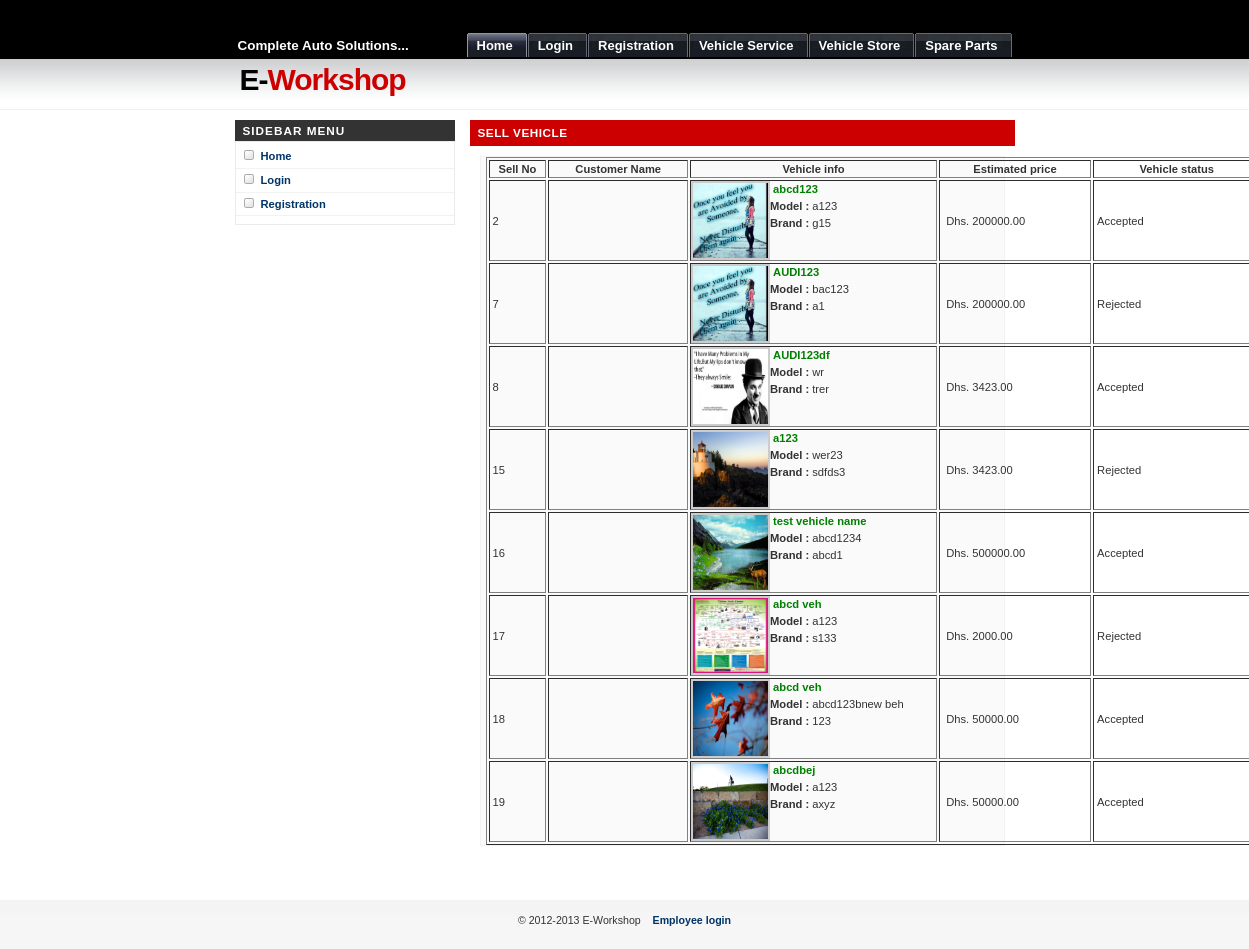
The app's page /viewcustomersellvehicle.php with its own data.
### tables this page shows
CREATE TABLE IF NOT EXISTS `vehicle` (
  `sellno` int(10) NOT NULL AUTO_INCREMENT,
  `custid` int(10) NOT NULL,
  `vehname` varchar(25) NOT NULL,
  `model` varchar(25) NOT NULL,
  `brand` varchar(25) NOT NULL,
  `images` text NOT NULL,
  `estmdprice` double(10,2) NOT NULL,
  `otherinfo` text NOT NULL,
  `status` varchar(25) NOT NULL,
  PRIMARY KEY (`sellno`)
);

### viewcustomersellvehicle.php (the view, shortened to what this page needs)
<?php
include("header.php");
include("sidebar.php");
$result= mysql_query("select * from vehicle");
?>
		<div id="main">
			<h1>Sell Vehicle</h1>
            <?php
if($ctins == 1)
{
	echo "<center><b>Employees account created successfully...</b></center><br>";
	echo "<center><b><a href='emplogin.php'>Click here to Login.</a></b></center>";
}
else
{
	?>
		<form id="form1" name="form1" method="post" action="">
		  <table width="778" border="1">
		    <tr>
		      <th width="62" scope="col">Sell No</th>
		      <th width="152" scope="col">Customer Name</th>
		      <th width="273" scope="col">Vehicle info</th>
		      <th width="161" scope="col">Estimated price</th>
		      <th width="185" scope="col">Vehicle status</th>
	        </tr>
		    <?php
		  while($arrrec= mysql_fetch_array($result))
		  {
		  ?>
          <tr>
		      <td>&nbsp;<?php echo $arrrec[sellno]; ?></td>
		      <td>&nbsp;<?php
			  ?></td>
		      <td>
			  <img src='upload/<?php echo $arrrec[images]; ?>' width='75' height='75' align='left'>&nbsp;<font color="green"><b><?php echo $arrrec[vehname]; ?></b></font><br>
			          <b> Model : </b><?php echo $arrrec[model]; ?><br>
					  <b>Brand : </b><?php echo $arrrec[brand]; ?></td>
			  <td>&nbsp;&nbsp;Dhs.&nbsp;<?php echo $arrrec[estmdprice]; ?></td>
			  <td>&nbsp;<?php
			   if($arrrec[status] == 'Accepted' || $arrrec[status] == 'Rejected')
			   {
			   echo $arrrec[status];
			   }
			   ?>
		    </td>
	        </tr>
            <?php
		  }
	      ?>
          </table>
		</form>
   	<?php
	}
	?>
			<p>&nbsp;</p>
<br />
		</div>
</div>
<?php
include("footer.php");
?>

### header.php (shortened to what this page needs)
<!DOCTYPE html PUBLIC "-//W3C//DTD XHTML 1.0 Strict//EN" "http://www.w3.org/TR/xhtml1/DTD/xhtml1-strict.dtd">
<html xmlns="http://www.w3.org/1999/xhtml" xml:lang="en" lang="en">
<head>
<link rel="stylesheet" href="images/Underground.css" type="text/css" />
</head>
<body>
<div id="wrap">
		<div id="header">
			<span id="slogan">  Complete Auto Solutions...</span>
		    <ul>
				<li id="current"><a href="index.php"><span>Home</span></a></li>
                <?php
                if(isset($_SESSION[custid]))
				{
                echo "<li><a href='account.php'><span>Account</span></a></li>";
				}
				else
				{
           		echo "<li><a href='login.php'><span>Login</span></a></li>
				<li><a href='registration.php'><span>Registration</span></a></li>";
				}
				?>
				<li><a href="service.php"><span>Vehicle Service</span></a></li>
				<li><a href="vehiclestore.php"><span>Vehicle Store</span></a></li>
				<li><a href="sparepartsstore.php"><span>Spare Parts</span></a></li>
			</ul>
		</div>
		<div id="header-logo">
			<div id="logo">E-<span class="red">Workshop</span></div>
			<form method="post" class="search" action="#">
				<p>&nbsp;</p>
			</form>
		</div>

### sidebar.php (shortened to what this page needs)
<div id="sidebar" >
			<h1>Sidebar Menu</h1>
			<div class="left-box">
				<ul class="sidemenu">
                    <?php
				if(isset($_SESSION[custid]))
				{
					?>
					<li><a href="account.php">Account</a></li>
                    <li><a href="sellvehicle.php">Sell Your Vehicle</a></li>
                    <li><a href="viewsellvehicle.php">Vehicle sell request</a></li>
                    <li><a href="viewtestdrive.php">View Test drive request</a></li>
                      <li><a href="viewbuyvehicles.php">view purchased Vehicles</a></li>
                      <li><a href="viewbuyspareparts.php">view purchased Spareparts</a></li>
                       <li><a href="viewvehicleservicerequest.php">Vehicle Service request</a></li>
                       <li><a href="logout.php">Logout</a></li>
					<?php
				}
				else
				{
					?>
                    <li><a href="index.php">Home</a></li>
					<li><a href="login.php">Login</a></li>
					<li><a href="registration.php">Registration</a></li>
					<?php
				}
				?>
				</ul>
			</div>
</div>

### footer.php
<div class="footer">
		<p>			&copy; 2012-2013 E-Workshop<strong></strong> &nbsp;&nbsp;
	    <a href="emplogin.php">Employee login</a>	</p>
</div>
</body>
</html>

### images/Underground.css (style rules this page uses)
* { margin: 0; padding: 0; }
body { margin: 0; padding: 0; font: 70%/1.5 Verdana, Tahoma, Arial, Helvetica, sans-serif; color: #333; background: #FFF url(bg.gif) repeat-x; }
a { color: #003366; background-color: inherit; text-decoration: none; }
h1, h2, h3 { font-family: Arial, 'Trebuchet MS', Sans-Serif; font-weight: bold; color: #333; }
h1 { font-size: 120%; letter-spacing: .5px; }
img { border: 2px solid #CCC; }
h1, h2, h3, p { padding: 0; margin: 10px; }
ul, ol { margin: 10px 20px; padding: 0 20px; }
form { margin:10px; padding: 0 5px; border: 1px solid #f2f2f2; background-color: #FAFAFA; }
form.search { position: absolute; top: 5px; right: 5px; padding: 0; margin: 0; border: none; background-color: transparent; }
#wrap { margin: 0 auto; width: 780px; }
#header { position: relative; margin: 0; padding: 0; height: 60px; }
#header span#slogan { z-index: 3; position: absolute; left: 3px; bottom: 7px; font: bold 1.2em Verdana, Arial, Tahoma, Sans-serif; color: #FFF; }
#header-logo { position: relative; clear: both; height: 50px; margin: 0; padding: 0; }
#header-logo #logo { position: absolute; top: 3px; left: 5px; font: bold 30px "trebuchet MS", Arial, Tahoma, Sans-Serif; margin: 0; padding: 0; letter-spacing: -1px; color: #000; }
#header ul { position: absolute; margin:0; list-style:none; right:-18px ; bottom: 3px; font: bold 13px 'Trebuchet MS', Arial, Sans-serif; }
#header li { display:inline; margin:0; padding:0; }
#header a { float:left; background: url(tableft.gif) no-repeat left top; margin:0; padding:0 0 0 4px; text-decoration:none; }
#header a span { float:left; display:block; background: url(tabright.gif) no-repeat right top; padding:5px 15px 4px 6px; color:#FFF; }
#header a span { float:none; }
#header #current a { background-position:0% -42px; }
#header #current a span { background-position:100% -42px; }
#main { float: right; margin: 0; padding: 0; width: 545px; }
#main h1 { margin: 10px 0; padding: 4px 0 4px 8px; font-size: 105%; color: #FFF; text-transform: uppercase; background-color: #CC0000; letter-spacing: .5px; }
#sidebar { float: left; width: 220px; margin: 0; padding: 0; background-color: #FFFFFF; }
#sidebar h1 { margin: 10px 0 0 0; padding: 4px 0 4px 8px; font: bold 105% Arial, Sans-Serif; color: #FFF; text-transform: uppercase; background: #333; letter-spacing: 1px; }
#sidebar .left-box { border: 1px solid #EBEBEB; margin: 0 0 5px 0; background: #FFF; }
#sidebar ul.sidemenu { list-style: none; text-align: left; margin: 3px 0px 8px 0; padding: 0; text-decoration: none; }
#sidebar ul.sidemenu li { border-bottom: 1px solid #f2f2f2; background: url(bullet.gif) no-repeat 3px 2px; padding: 3px 5px 3px 25px; margin: 0; }
#sidebar ul.sidemenu a { font-weight: bolder; padding: 3px 0px; background: none; }
.footer { clear: both; border-top: 1px solid #f2f2f2; background: #FFF url(footerbg.gif) repeat-x; padding: 2px 0 10px 0; text-align: center; line-height: 1.5em; font-size: 95%; }
.footer a { text-decoration: none; font-weight: bold; }
.red { color: #CC0000; }

### records on screen
vehicle: sellno "2", images (picture), vehname "abcd123", model "a123", brand "g15", estmdprice "200000.00", status "Accepted"
vehicle: sellno "7", images (picture), vehname "AUDI123", model "bac123", brand "a1", estmdprice "200000.00", status "Rejected"
vehicle: sellno "8", images (picture), vehname "AUDI123df", model "wr", brand "trer", estmdprice "3423.00", status "Accepted"
vehicle: sellno "15", images (picture), vehname "a123", model "wer23", brand "sdfds3", estmdprice "3423.00", status "Rejected"
vehicle: sellno "16", images (picture), vehname "test vehicle name", model "abcd1234", brand "abcd1", estmdprice "500000.00", status "Accepted"
vehicle: sellno "17", images (picture), vehname "abcd veh", model "a123", brand "s133", estmdprice "2000.00", status "Rejected"
vehicle: sellno "18", images (picture), vehname "abcd veh", model "abcd123bnew beh", brand "123", estmdprice "50000.00", status "Accepted"
vehicle: sellno "19", images (picture), vehname "abcdbej", model "a123", brand "axyz", estmdprice "50000.00", status "Accepted"
